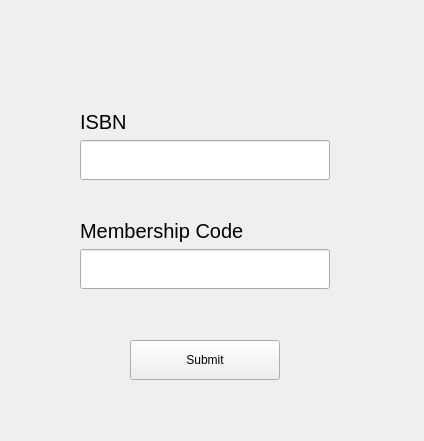
<?xml version="1.0" encoding="UTF-8"?>
<ui version="4.0">
 <class>ReturninigBook</class>
 <widget class="QWidget" name="ReturninigBook">
  <property name="geometry">
   <rect>
    <x>0</x>
    <y>0</y>
    <width>424</width>
    <height>441</height>
   </rect>
  </property>
  <property name="windowTitle">
   <string>Form</string>
  </property>
  <widget class="QPushButton" name="SubmitButton">
   <property name="geometry">
    <rect>
     <x>130</x>
     <y>340</y>
     <width>150</width>
     <height>40</height>
    </rect>
   </property>
   <property name="minimumSize">
    <size>
     <width>150</width>
     <height>40</height>
    </size>
   </property>
   <property name="text">
    <string>Submit</string>
   </property>
  </widget>
  <widget class="QWidget" name="">
   <property name="geometry">
    <rect>
     <x>80</x>
     <y>110</y>
     <width>260</width>
     <height>184</height>
    </rect>
   </property>
   <layout class="QVBoxLayout" name="verticalLayout">
    <item>
     <layout class="QFormLayout" name="formLayout_2">
      <item row="0" column="0">
       <widget class="QLabel" name="label">
        <property name="font">
         <font>
          <pointsize>15</pointsize>
         </font>
        </property>
        <property name="text">
         <string>ISBN</string>
        </property>
       </widget>
      </item>
      <item row="1" column="0">
       <widget class="QLineEdit" name="ISBNLE">
        <property name="minimumSize">
         <size>
          <width>250</width>
          <height>40</height>
         </size>
        </property>
       </widget>
      </item>
     </layout>
    </item>
    <item>
     <spacer name="horizontalSpacer">
      <property name="orientation">
       <enum>Qt::Horizontal</enum>
      </property>
      <property name="sizeHint" stdset="0">
       <size>
        <width>228</width>
        <height>28</height>
       </size>
      </property>
     </spacer>
    </item>
    <item>
     <layout class="QFormLayout" name="formLayout">
      <item row="0" column="0">
       <widget class="QLabel" name="label_2">
        <property name="font">
         <font>
          <pointsize>15</pointsize>
         </font>
        </property>
        <property name="text">
         <string>Membership Code</string>
        </property>
       </widget>
      </item>
      <item row="1" column="0">
       <widget class="QLineEdit" name="MembershipCodeLE">
        <property name="minimumSize">
         <size>
          <width>250</width>
          <height>40</height>
         </size>
        </property>
       </widget>
      </item>
     </layout>
    </item>
   </layout>
  </widget>
 </widget>
 <resources/>
 <connections/>
</ui>
